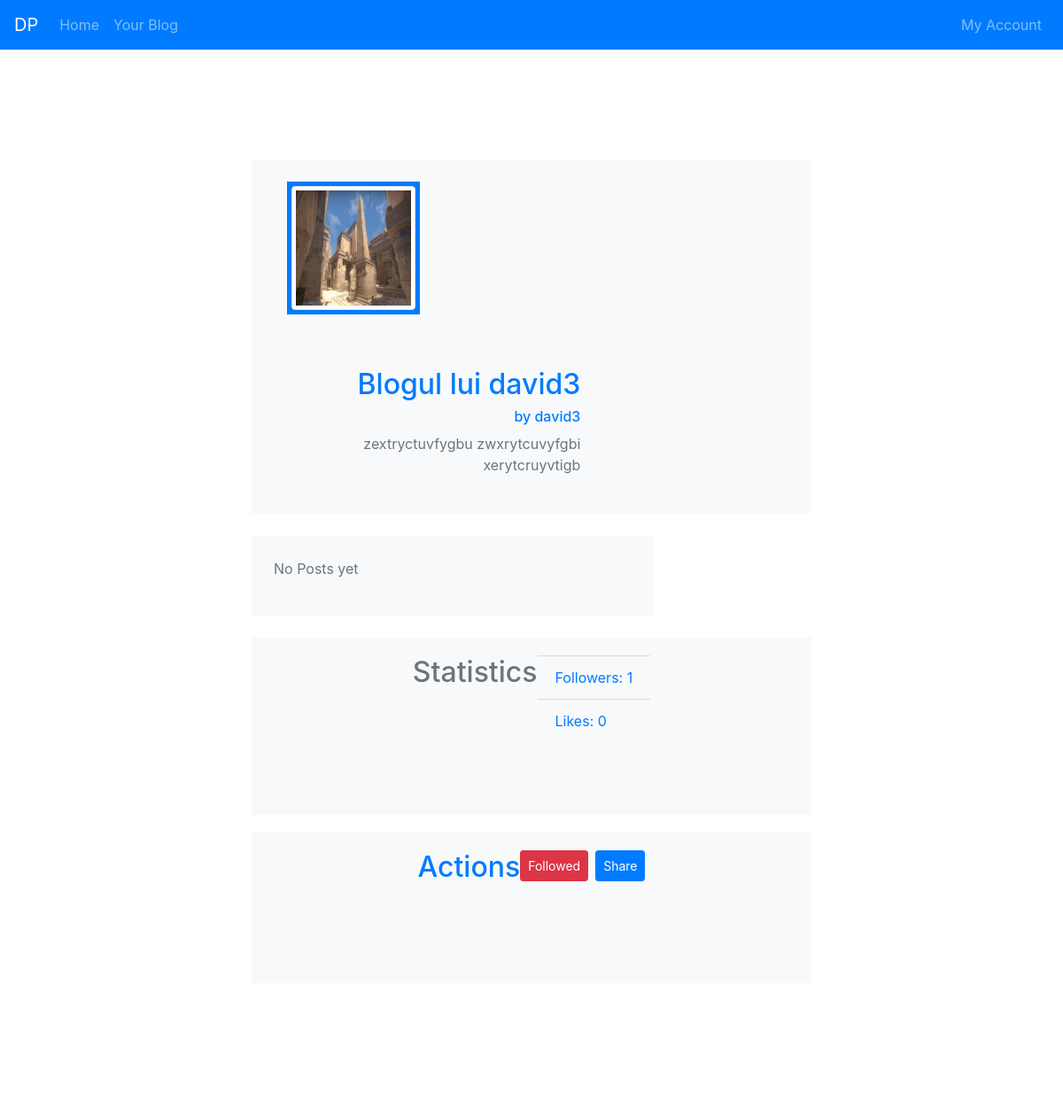
/blog/3 (signed in), run on the app's committed database.
### app.py (models this page shows, shortened)
class Blog(db.Model):
    id = db.Column(db.Integer, primary_key=True)
    user_id = db.Column(db.Integer)
    num_likes = db.Column(db.Integer, default = 0)
    num_followers = db.Column(db.Integer, default = 0)
    title = db.Column(db.String(60))
    profile_pic_location = db.Column(db.String(100))
    description = db.Column(db.String(200))

class User(db.Model):
    id = db.Column(db.Integer, primary_key=True)
    username = db.Column(db.String(30), unique=True, nullable = False)
    email = db.Column(db.String(80), unique=True, nullable = False)
    password = db.Column(db.String(30), nullable = False)
    blog_id = db.Column(db.Integer)

### app.py (the view, shortened to what this page needs)
@app.route('/blog/<id>', methods = ['GET', 'POST'])
def blog(id):
    if 'login-data' not in session:
        logged_in = False
        user = None
    else:
        logged_in = True
        try:
            user = User.query.filter_by(id=session['login-data']).first()
        except:
            print('err-user')
            user = None
    try:
        blog = Blog.query.filter_by(id=id).first()
        blog_owner = User.query.filter_by(id=blog.user_id).first()
        blog_owner_name = blog_owner.username
        posts = Post.query.filter_by(blog_id=blog.id).order_by(Post.date.desc()).all()
        comments = dict()
        comments_user = dict()
        for post in posts:
            comments[post.id] = Comment.query.filter_by(post_id = post.id).order_by(Comment.date.desc()).all()
            for i in comments[post.id]:
                comments_user[i.id] = User.query.filter_by(id = i.user_id).first().username
        if logged_in and blog.user_id == user.id:
            owner = True
        else:
            owner = False
        if logged_in:
            follower = Follower.query.filter_by(user_id = user.id, blog_id = blog.id).first()
            if follower is not None:
                followed = True
            else:
                followed = False
        else:
            followed = False
    except:
        print('err-blog')
        blog = None
        owner = False
        abort(404)
    return render_template('blog.html', logged_in = logged_in, blog = blog, owner = owner, blog_owner_name = blog_owner_name, followed = followed, posts = posts, comments = comments, comments_user = comments_user)

### templates/blog.html (shortened to what this page needs)
{% extends "layout.html" %}
{% block content %}
<div class="container main">
    <div class="row bg-light">
        <div class="col" style="height:200px;">
            <div class="blog-image-container bg-primary">
                <img src="{{ url_for('static', filename='/images/' + blog.profile_pic_location) }}" alt="Profile Pic"
                    class="img-fluid img-thumbnail blog-image">
            </div>
        </div>
        <div class="col-8">
            <div class="blog-description text-right text-secondary">
                <h2 class="text-primary">{{ blog.title}}</h2>
                <h6><a href="">by {{blog_owner_name}}</a></h6>
                <p>{{ blog.description}}</p>
            </div>
        </div>
    </div>
    <div class="row">
        <div class="col-9">
            <div class="blog-posts bg-light text-secondary">
                {% for post in posts %}
                <div class="blog-post">
                    <h3 class="text-primary">{{ post.title}}</h3>
                    <h6 class="text-info blog-padding-10">{{ post.date }}</h6>
                    <p class="blog-padding-10">{{ post.content }}</p>
                    <div class="row">
                        <div class="col">
                            {% if logged_in %}
                            {% if false %}
                            <a class="blog-padding-10" href="/"><b>Liked</b></a>
                            {% else %}
                            <a class="blog-padding-10" href="/">Like</a>
                            {% endif %}
                            <a class="blog-padding-10" href="http://facebook.com">Share</a>
                            {% endif %}
                        </div>
                        <div class="col text-primary text-right">
                            Likes: {{post.num_likes}}
                        </div>
                    </div>
                    <div class="blog-comments-box">
                        {% if logged_in %}
                        <form action={{'/blog/' + blog.id|string}} method="POST">
                            <label>Comment:</label>
                            <textarea class="form-control" rows="3" name={{ 'comment' + post.id|string}}></textarea>
                            <button type="submit"
                                class="float-right blog-comment-submit-btn btn btn-sm btn-primary">Submit</button>
                        </form>
                        <br><br><br>
                        {% endif %}
                        {% for comment in comments[post.id] %}
                        <div class="blog-comment-block border-top">
                            <h6 class="text-primary">{{ comments_user[comment.id] }}</h6>
                            <p class="text-info">{{ comment.date }}</p>
                            <p class="text-secondary">{{ comment.content }}</p>
                            <div class="row">
                                <div class="col">
                                    {% if logged_in %}
                                    {% if false %}
                                    <a href="/"><b>Liked</b></a>
                                    {% else %}
                                    <a href="/">Like</a>
                                    {% endif %}
                                    {% endif %}
                                </div>
                                <div class="col text-primary text-right">
                                    Likes: {{ comment.num_likes}}
                                </div>
                            </div>
                        </div>
                        {% else %}
                        <p class="text-secondary">No comments</p>
                        {% endfor %}
                    </div>
                    <hr>
                </div>
                {% else %}
                <p class="text-secondary">No Posts yet</p>
                {% endfor %}
            </div>
        </div>
        <div class="col">
            <div class="row justify-content-center blog-statistics bg-light text-secondary">
                <h2 class="text-secondary">Statistics</h2>
                <ul class="text-primary list-group list-group-flush">
                    <li class="list-group-item bg-light">Followers: {{ blog.num_followers}}</li>
                    <li class="list-group-item bg-light">Likes: {{blog.num_likes}}</li>
                </ul>
            </div>
            {% if logged_in %}
            <div class="row justify-content-center blog-actions bg-light text-secondary">
                <h2 class="text-primary">Actions</h2>
                <div class="btn-toolbar" role="toolbar" aria-label="Toolbar with button groups">
                    <div class="btn-group mr-2" role="group" aria-label="First group">
                        <form action={{'/blog/' + blog.id|string}} method="POST">
                            {% if followed %}
                            <button type="submit" name="f-btn" value="unfollow"
                                class="btn btn-sm btn-outline-danger active blog-btn">Followed</button>
                            {% else %}
                            <button type="submit" name="f-btn" value="follow"
                                class="btn btn-sm btn-outline-secondary blog-btn">Follow</button>
                            {% endif %}
                        </form>
                    </div>
                    <div class="btn-group" role="group" aria-label="Second group">
                        <button type="button" class="btn btn-sm btn-primary blog-btn" onclick="location.href = 'http://facebook.com'">Share</button>
                    </div>
                </div>
            </div>
            {% endif %}
        </div>
    </div>
</div>
{% endblock %}

### static/style.css (style rules this page uses)
html, body { height: 100vh; }
body { background-image: url(https://images.pexels.com/photos/169647/pexels-photo-169647.jpeg?cs=srgb&dl=arhitectura-centrul-ora-ului-cer-cladiri-169647.jpg&fm=jpg)!important; background-repeat: no-repeat!important; background-size: cover!important; background-attachment: fixed; }
.main { padding-top: 80px!important; padding: 50px; width: 60%; }
.blog-image-container { margin: 25px; width: 150px; height: 150px; padding: 5px; }
.blog-image { width: 100%; height: 100% }
.blog-description { margin: 25px; height: 150px; padding: 10px; }
.blog-posts, .blog-new-post { margin-right: 5px; margin-left: -15px; padding: 25px; }
.blog-statistics { margin-top: 25px; padding: 20px; height: 200px; }
.blog-actions { margin-top: 20px; padding: 20px; height: 170px; }
.blog-btn { height: 35px!important; }

### data on the page
Blog: profile_pic_location (picture), title "Blogul lui david3", description "zextryctuvfygbu zwxrytcuvyfgbi xerytcruyvtigb", num_followers "1", num_likes "0"
User: username "david3"
